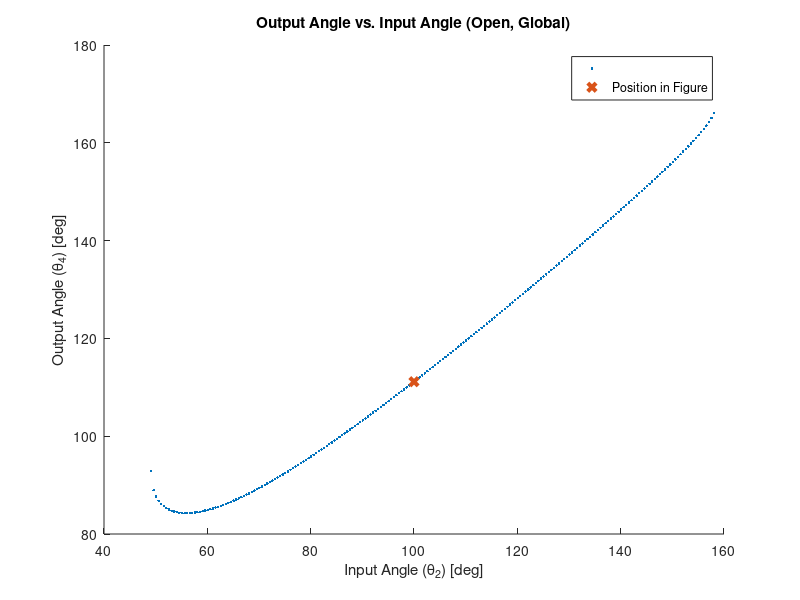
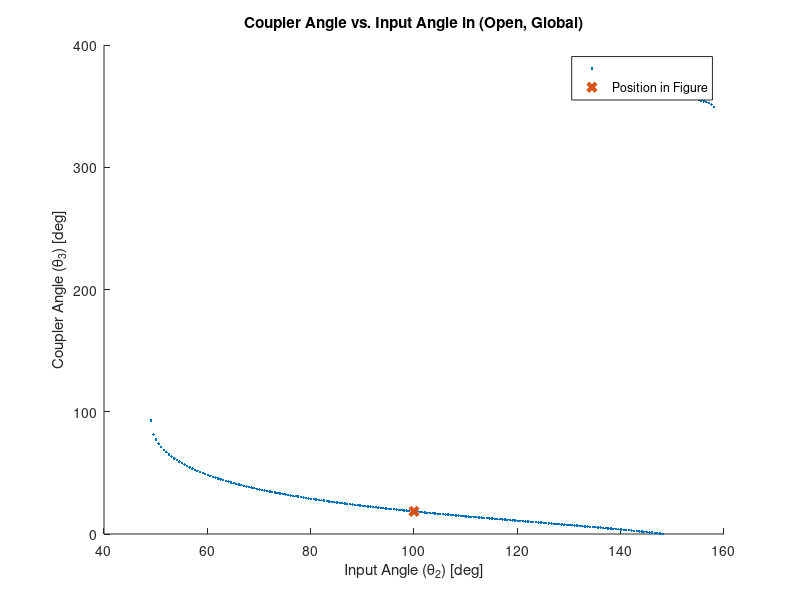
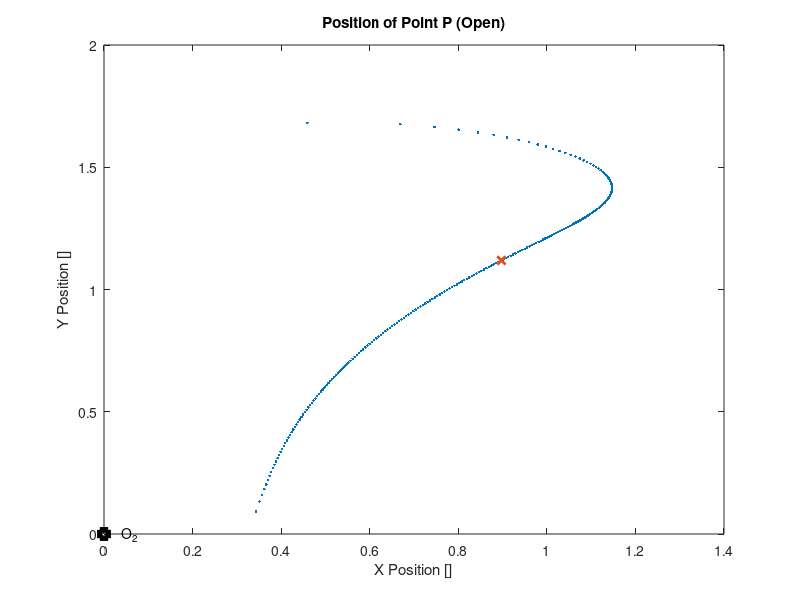
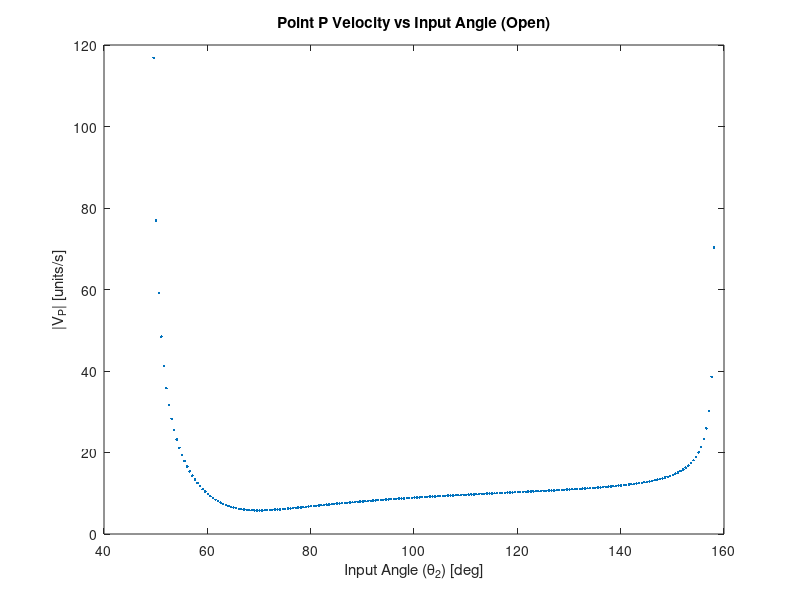

Source code (MATLAB) for these figures, in order:
%% ME480 Mechanism Solver
%Author: Michael Pagan
clc, clear, close all

%% Problem Type
%Select mechanism
crankslider = 0; %
slidercrank = 0; %
fourbar = 0; %
fourbar_to_crankslider = 0; %
slidercrank_to_fourbar = 0; %

%% 4 Bar Pin Joint Mechanism Parameters
% Link lengths
a = 0.785; %input (crank) length
b = 0.356; %coupler length
c = 0.95; %output length
d = 0.544; %ground length

% transform between local and global coordinates
theta1 = (0); %ccw angle from local +x axis to global X axis
     %local +x points from crank ground to ouput ground (O2 to O4)
     
% point of interest P on linkage
P_link = 'b'; %define which link the point is on: 'a' 'b' or 'c'
p = 1.09; %distance from link pin joint to desired point P (e.g. AP)
delta = 0; %fixed angle between selected link vector and point vector on 
                %link. e.g. angle between AB and AP. cw = negative
                
% position of mechanism shown in figure
theta2_fig_g = 100; %approximate theta 2 for determining configuration of 
                    %figure. Global system. Must be between 0-360 deg.
theta2_fig_l = theta2_fig_g + theta1;                    
theta3_fig_g = 20; %approximate theta 3 for determining configuration of 
                    %figure. Global system. Must be between 0-360 deg.
omega_2 = 100*2*pi/60; %input velocity

%Custom input range for crank in local coordinates
override_togs = 0; %change to 1 to use custom range
custom_input = theta2_fig_l; %specify custom range LOCAL coordinates

%% Crank-Slider Mechanism Parameters
% link lengths
a_cs = c; %crank-slider crank
b_cs = 5.40; %crank-slider coupler
c_cs = 0; %crank-slider offset: normal distance from O2_cs to slider dof

% define crank of crank-slider
fourbarlink_equivalent = 'c';
connection = 'p'; %end point of crank-slider crank link. e.g. if 4bar
                %precedes crank-slider and 4bar output is the cs input,'c'

theta3_cs_fig_g = 315; %approximate theta 3 of crank slider. 
                    %for determining configuration of figure
                    %Global system. Must be between 0-360 deg.
                    
%No edits must be made below this header%    
%%%%%%%%%%%%%%%%%%%%%%%%%%%%%%%%%%%%%%%%%%%%%%%%%%%%%%%%%%%%%%%%%%%%%%%%%%
%   _  _     ____          _____    _____ _____ _   _ 
%  | || |   |  _ \   /\   |  __ \  |  __ \_   _| \ | |
%  | || |_  | |_) | /  \  | |__) | | |__) || | |  \| |
%  |__   _| |  _ < / /\ \ |  _  /  |  ___/ | | | . ` |
%     | |   | |_) / ____ \| | \ \  | |    _| |_| |\  |
%     |_|   |____/_/    \_\_|  \_\ |_|   |_____|_| \_|
%%%%%%%%%%%%%%%%%%%%%%%%%%%%%%%%%%%%%%%%%%%%%%%%%%%%%%%%%%%%%%%%%%%%%%%%%%                                                   
%% Toggle Positions
% Grashof determination
links = [a,b,c,d];
grash = 0; %flag for grashof
if (max(links)+ min(links)) <= sum(links)-(max(links)+ min(links))
    disp('GRASHOF MECHANISM')
    grash = 1;
else
    disp('NON-GRASHOF MECHANISM')
end

% Determine toggle points
%Flags for number of toggles
Onetog = 0;
Twotog = 0;
Notog = 0;

% Test for NaN case
tog1_inards = (a^2+d^2-b^2-c^2)/(2*a*d)+b*c/(a*d);
tog2_inards = (a^2+d^2-b^2-c^2)/(2*a*d)-b*c/(a*d);

% Calculate the two toggle positions, in local coordinates
if xor((abs(tog1_inards) > 1), (abs(tog2_inards) > 1))
    %checks that ONLY one of the toggle equations is valid
    Onetog = 1; %flag that we have opposite/equal togs
    disp('EQUAL AND OPPOSITE TOGGLE POSITIONS')
    if abs(tog1_inards) < 1 %plus case is valid
        theta_tog1_l = (acosd(tog1_inards)); %plus
        theta_tog2_l = -theta_tog1_l;

    else %minus case is valid
        theta_tog2_l = (acosd(tog2_inards)); % minus
        theta_tog1_l = -theta_tog2_l;
    end
elseif (abs(tog1_inards) > 1) && (abs(tog2_inards) > 1) 
    %checks that NEITHER toggle equations are valid
    disp('NO TOGGLE POSITIONS')
    Notog = 1;
else %both toggle equations must be valid
    disp('TWO UNIQUE TOGGLE POSITIONS')
    Twotog = 1;
    theta_tog1_l = (acosd(tog1_inards)); % plus
    theta_tog2_l = (acosd(tog2_inards)); % minus
end
%create vector with original toggle points
togs_l = [theta_tog1_l, theta_tog2_l];

% create vector with positive toggle points
togs_l_pos = togs_l + 360.*(togs_l < 0);

% convert to global
togs_g = togs_l_pos - theta1;

%% Create input vector for current configuration
%determine if approximate theta 2 is between cw or ccw range of togs
if theta2_fig_l < max(togs_l_pos) && theta2_fig_g > min(togs_l_pos)
    toggle_dir = 1; %in this case the configuration lies in the ccw range
                    %of the toggle positions
else
    toggle_dir = 0; %else configuration must be in the cw range
end

%case for opposite and equal toggle angles. abs will be 0 to 180 deg
if override_togs > 0
    theta2l = custom_input;
    theta2g = theta2l - theta1;
else
    if Onetog
        % case for opposite and equal toggle angles
        if toggle_dir < 1 %from positive tog through +x axis to negative tog
            theta2l = flip(min(togs_l):0.5:max(togs_l)); %local
            theta2l = theta2l + 360.*(theta2l < 0);
        else % from positive tog through -x axis to negative tog
            theta2l = min(togs_l_pos):0.5:max(togs_l_pos); %local
        end

    elseif Twotog
        %case for two unique toggle points. togs will be [0 , 180] deg local
        % direction irrelevant bc range does not cross x axis
        theta2l = min(togs_l):0.5:max(togs_l); %local

    elseif grash
        %case for no toggle points. Input angle theta 2 can go 360 deg
        theta2l = 0:0.5:360;
        theta2g = theta2l;
    end
end

% convert local input range to global
if not(Notog)
    theta2g = theta2l - theta1;
    theta2g = theta2g + 360.*(theta2g < 0);
end

% Make all negative input angles positive
theta2l = theta2l + 360.*(theta2l < 0);

%% Calculated Parameters
k1 = d/a;
k2 = d/c;
k3 = (a^2-b^2+c^2+d^2)/(2*a*c);
k4 = d/b;
k5 = (c^2-d^2-a^2-b^2)/(2*a*b);

A = cosd(theta2l)-k1-k2*cosd(theta2l)+k3;
B = -2*sind(theta2l);
C = k1-(k2+1)*cosd(theta2l)+k3;
D = cosd(theta2l)-k1+k4*cosd(theta2l)+k5;
E = -2*sind(theta2l);
F = k1 + (k4-1)*cosd(theta2l)+k5;

%% Output Angle Theta 4

%OPEN CONFIGURATION
%calculate the open configuration output angle. "Minus" eq
%find and remove imaginary input arguments
Q_m4 = (-B-sqrt(B.^2-4*A.*C));
Q_m4(imag(Q_m4) ~= 0) = NaN;
%calculate the angle
theta4open_l = (2*atan2d(Q_m4, 2*A)); %local,
%convert to global. We only report output angles in global.
theta4open_g = theta4open_l - theta1;
%find and correct large and/or negative angles
for j = 1:2 %loop through twice for angles < -360
    theta4open_g = theta4open_g + 360.*(theta4open_g < 0);
end

%CLOSED CONFIGURATION
%calculate the closed configuration output angle. "Plus" eq
%find and remove imaginary input arguments
Q_p4 = (-B+sqrt(B.^2-4*A.*C));
Q_p4(imag(Q_p4) ~= 0) = NaN;
%calculate the angle
theta4closed_l = (2*atan2d(Q_p4,2*A));%local,
%convert to global
theta4closed_g = theta4closed_l - theta1;
%find and correct large and/or negative angles
for j = 1:2
    theta4closed_g = theta4closed_g + 360.*(theta4closed_g < 0);
end

%DEPICTED CONFIGURATION
%calculate D,E,F for the current position
A_fig = cosd(theta2_fig_l)-k1-k2*cosd(theta2_fig_l)+k3;
B_fig = -2*sind(theta2_fig_l);
C_fig = k1-(k2+1)*cosd(theta2_fig_l)+k3;
%calculate closed theta 3 for current position
theta4closed_fig_l = (2*atan2d(-B_fig+sqrt(B_fig.^2-4*A_fig.*C_fig),...
                                    2*A_fig)); %local, plus
%convert to global                  
theta4closed_fig_g = theta4closed_fig_l - theta1; 

%calculate open theta 3 for current position
theta4open_fig_l = 2*atan2d(-B_fig-sqrt(B_fig.^2-4*A_fig.*C_fig),...
                                    2*A_fig); %local, minus
%convert to global                    
theta4open_fig_g = theta4open_fig_l - theta1;

%make sure angles are 0-360
for k = 1:2
    theta4open_fig_g = theta4open_fig_g + 360.*(theta4open_fig_g < 0);
    theta4closed_fig_g = theta4closed_fig_g + 360.*(theta4closed_fig_g < 0);
end

%% Coupler Angle Theta 3

%OPEN CONFIGURATION
%calculate the open configuration coupler angle. "Minus case"
%find and remove imaginary input arguments
Q_m3 = (-E-sqrt(E.^2-4*D.*F));
Q_m3(imag(Q_m3) ~= 0) = NaN;
%calculate the angle
theta3open_l = (2*atan2d(Q_m3,2*D));%local, 
%convert to global
theta3open_g = theta3open_l - theta1;
%find and correct negative angles
for j = 1:2
    theta3open_g = theta3open_g + 360.*(theta3open_g < 0);
end

%CLOSED CONFIGURATION
%calculate the closed configuration coupler angle. "Plus case:"
%find and remove imaginary input arguments
Q_p3 = (-E+sqrt(E.^2-4*D.*F));
Q_p3(imag(Q_p3) ~= 0) = NaN;
%calculate the angle
theta3closed_l = (2*atan2d(Q_p3, 2*D)); %local, plus
%convert to global
theta3closed_g = theta3closed_l - theta1; %
for j = 1:2
    theta3closed_g = theta3closed_g + 360.*(theta3closed_g < 0);
end

%DEPICTED CONFIGURATION
%calculate current coupler angle in given figure based on estimated theta2
%calculate D,E,F for the current position
D_fig = cosd(theta2_fig_l)-k1+k4*cosd(theta2_fig_l)+k5;
E_fig = -2*sind(theta2_fig_l);
F_fig = k1 + (k4-1)*cosd(theta2_fig_l)+k5;
%calculate closed theta 3 for current position
theta3closed_fig_l = (2*atan2d((-E_fig+sqrt(E_fig.^2-4*D_fig.*F_fig)),...
                      2*D_fig)); %local, plus
%convert to global                  
theta3closed_fig_g = theta3closed_fig_l - theta1; 

%calculate open theta 3 for current position
theta3open_fig_l = (2*atan2d((-E_fig-sqrt(E_fig.^2-4*D_fig.*F_fig)),...
                        2*D_fig));%local, 
%convert to global                    
theta3open_fig_g = theta3open_fig_l - theta1;

%make sure angles are 0-360
for k = 1:2
    theta3open_fig_g = theta3open_fig_g + 360.*(theta3open_fig_g < 0);
    theta3closed_fig_g = theta3closed_fig_g + 360.*(theta3closed_fig_g < 0);
end

%% Determine Configuration of Depiction in Figure
%check if open or closed coupler angle is closer to visually-estimated
    %coupler angle in figure. Comparison of absolute differences
if abs(theta3open_fig_g-theta3_fig_g) > abs(theta3closed_fig_g-theta3_fig_g)
    disp('FIGURE DEPICTS THE CLOSED CONFIGURATION')
    % flags for open/closed
    closed = 1;
    open = 0;
    
    theta3current_fig_g = theta3closed_fig_g;
    theta4current_fig_g = theta4closed_fig_g;
    
    theta3g = theta3closed_g;
    theta4g = theta4closed_g;
else
    disp('FIGURE DEPICTS THE OPEN CONFIGURATION')
    % flags for open/closed
    open = 1;
    closed = 0; 
    
    theta3current_fig_g = theta3open_fig_g;
    theta4current_fig_g = theta4open_fig_g;
    
    theta3g = theta3open_g;
    theta4g = theta4open_g;
end

%ensure the angles are (0-360)
for k = 1:2
    theta3current_fig_g = theta3current_fig_g + 360.*(theta3current_fig_g < 0);
    theta3current_fig_g = theta3current_fig_g - 360.*(theta3current_fig_g > 360);
    theta4current_fig_g = theta4current_fig_g + 360.*(theta4current_fig_g < 0);
    theta4current_fig_g = theta4current_fig_g - 360.*(theta4current_fig_g > 360);
end

%% Print Relevant Values
if length(theta2g) == 1
    fprintf('For Theta2g = %.3f:\nTheta3g = %.3f\n',theta2g, theta3g)
    fprintf('Theta4g = %.3f\n\n', theta4g)
    fprintf('Angles shown in the figure:\nTheta2g_fig = %.3f:\n',...
        theta2_fig_g)
    fprintf('Theta3g_fig = %.3f\nTheta4g_fig = %.3f\n\n', ...
        theta3current_fig_g, theta4current_fig_g)
end

%% Plot Coupler and Output Angles
figure(1)
hold on
plot(theta2g, theta4g,'.')
xlabel('Input Angle (\theta_2) [deg]')
ylabel('Output Angle (\theta_4) [deg]')
plot(theta2_fig_g, theta4current_fig_g, 'x','linewidth',3)
legend( '', 'Position in Figure')
if open
    title('Output Angle vs. Input Angle (Open, Global)')
else
    title('Output Angle vs. Input Angle (Closed, Global)')
end

figure(2)
hold on
plot(theta2g, theta3g, '.');
xlabel('Input Angle (\theta_2) [deg]')
ylabel('Coupler Angle (\theta_3) [deg]')
plot(theta2_fig_g, theta3current_fig_g, 'x','linewidth',3)
legend('','Position in Figure')
if open
    title('Coupler Angle vs. Input Angle in (Open, Global)')
else
    title('Coupler Angle vs. Input Angle in (Closed, Global)')
end

%% Point P on Coupler
%find the vector P in global space. 
if P_link == 'a' %point P is on link a (input). Pinned at O2
    %find angle of  O2P
    thetaP_g = theta2g + delta;
    
    % P-> = AP-> relative to O2
    P = p*cosd(thetaP_g) + 1i*p*sind(thetaP_g);  
    
    %current position of point P
    thetaPcurrent_g = theta2_fig_g + delta;
    P_current = p*cosd(thetaPcurrent_g) + 1i*p*sind(thetaPcurrent_g);  
    
elseif P_link == 'b' %point P is on link b (coupler). Pinned at A
    %find angle of AP
    thetaP_g = theta3g + delta;
    
    %P-> = AB-> + BP-> relative to O2
    P = a*cosd(theta2g) + p*cosd(thetaP_g) + ...
        1i*(a*sind(theta2g) + p*sind(thetaP_g));
    
    %current position of point P
    thetaPcurrent_g = theta3current_fig_g + delta;
    P_current = a*cosd(theta2_fig_g) + p*cosd(thetaPcurrent_g) + ...
        1i*(a*sind(theta2_fig_g) + p*sind(thetaPcurrent_g));
    
elseif P_link == 'c' %point P is on link c (output)
    %find angle O4P
    thetaP_g = theta4g + delta;
                                       
    
    % P-> = O2P-> relative to O4
    P = p*cosd((thetaP_g)) + 1i*p*sind((thetaP_g));

    %current position of point P relative to O4
    thetaPcurrent_g = theta4current_fig_g + delta;
    P_current = p*cosd(thetaPcurrent_g) + 1i*p*sind(thetaPcurrent_g); 
    
else %point P link incorrectly defined
    disp('Incorrect definition of link for point P. Check  var ''P_link''')
end

Px = real(P);
Py = imag(P);
Px_current = real(P_current);
Py_current = imag(P_current);

%% Plot Position on Coupler

figure(4)
daspect([1 1 1]);
plot(Px, Py, '.')
xlabel('X Position []')
ylabel('Y Position []')

if open
    title('Position of Point P (Open)')
else
    title('Position of Point P (Closed)')
end

hold on
%plot current position of P
plot(Px_current, Py_current, 'x','linewidth',2)

%plot and label the origin
plot(0,0,'ks','linewidth', 4)
if P_link == 'b' || P_link == 'a' %O2 is at the origin
    text(.05*range([Px]),0, {'O_2'})
elseif P_link == 'c' %O4 is at origin
    text(.05*range([Px]),0, {'O_4'})
end

%% Velocity Analysis
omega_3 = a*omega_2/b .* (sind(theta4g-theta2g)./sind(theta3g-...
    theta4g));
omega_4 = a*omega_2/c .* (sind(-theta3g+theta2g)./sind(theta4g-...
    theta3g));

% filter out very high velocities
omega_3(abs(theta3g-theta4g) < 0.1) = NaN;
omega_4(abs(theta3g-theta4g) < 0.1) = NaN;

% velocity of A (crank end), is tangential to crank arc
VA_g = a*omega_2*(-sind(theta2g)+1i*cosd(theta2g));

% velocity of B relative to A
VBA_g = b*omega_3 .*(-sind(theta3g)+1i*cosd(theta3g));

% velocity of B, is tangential to output arc
VB_g = c*omega_4 .*(-sind(theta4g)+1i.*cosd(theta4g));

% velocity of P relative to A
VPA_g = p*omega_3 .* -sind(theta3g + delta) + 1i*p.*omega_3 ...
    .* cosd(theta3g+delta);
% velocity of P
VP_g = VA_g + VPA_g;

% velocity magnitudes
VA_mag = abs(VA_g);
VB_mag = abs(VB_g);
VP_mag = abs(VP_g);

%% Plot velocity
figure(5)
plot(theta2g, VP_mag, '.');
xlabel('Input Angle (\theta_2) [deg]')
ylabel('|V_P| [units/s]')

if open
    title('Point P Velocity vs Input Angle (Open)')
else
    title('Point P Velocity vs Input Angle (Closed)')
end

return
%%%%%%%%%%%%%%%%%%%%%%%%%%%%%%%%%%%%%%%%%%%%%%%%%%%%%%%%%%%%%%%%%%%%%%%%%%
%    _____ _____            _   _ _  __ _____ _      _____ _____  ______ 
%   / ____|  __ \     /\   | \ | | |/ // ____| |    |_   _|  __ \|  ____|
%  | |    | |__) |   /  \  |  \| | ' /| (___ | |      | | | |  | | |__   
%  | |    |  _  /   / /\ \ | . ` |  <  \___ \| |      | | | |  | |  __|  
%  | |____| | \ \  / ____ \| |\  | . \ ____) | |____ _| |_| |__| | |____ 
%   \_____|_|  \_\/_/    \_\_| \_|_|\_\_____/|______|_____|_____/|______|
%%%%%%%%%%%%%%%%%%%%%%%%%%%%%%%%%%%%%%%%%%%%%%%%%%%%%%%%%%%%%%%%%%%%%%%%%%                                                                       
%% Determine Configuration of Crank-Slider Mechanism

% find theta3cs open and closed for theta2cs_g, compare to theta3_cs_fig_g
% using absolute method again.




%% Velocity Analysis
theta2cs_g = thetaP_g;
% theta4cs_g, theta3cs_g



% assign crank-slider input as 4bar output if applicable
if fourbar_to_crankslider
    theta2cs_g = thetaP_g;
else %crank slider input
    theta2cs_g = 0:0.5:360; %there are no toggle positions for cs
end

theta3cs_closed_g = asind((a_cs*sind(theta2cs_closed_g)-c_cs)/b_cs);
d_cs_closed_g = a_cs*cosd(theta2cs_closed_g)-b_cs*cosd(theta3cs_closed_g);

theta3cs_open_g = asind(-(a_cs*sind(theta2cs_open_g)-c_cs)/b_cs)+180;
d_cs_open_g = a_cs*cosd(theta2cs_open_g)-b_cs*cosd(theta3cs_open_g);

%slider position must be >0 for this mechanism
d_cs_open_g(d_cs_open_g<0) = NaN;
d_cs_closed_g(d_cs_closed_g<0) = NaN;
%Plot the position of the slider
figure(6)
plot(d_cs_open_g, zeros(length(d_cs_open_g)),'.')
title('Slider Position')
xlabel('X Position [units]')
ylabel('Y Position [units]')
hold on
%Assuming pinned joint of crank is origin
plot(0,0,'ks','linewidth', 5)
daspect([1 1 1]);
text(.05*range(d_cs_open_g),0, {'O_2'})

%% Velocity of slider
omega2_cs = omega_4open;

omega3_cs_open = a_cs/b_cs * cosd(theta2cs_open_g)/cosd(theta3cs_open_g)...
    *omega2_cs;
omega3_cs_closed = a_cs/b_cs * cosd(theta2cs_closed_g)/cosd(theta3cs_closed_g)...
    *omega2_cs;

d_cs_dot_open = -a_cs*omega2_cs.*sind(theta2cs_open_g)+b_cs*omega3_cs_open...
    .*sind(theta3cs_open_g);
d_cs_dot_closed = -a_cs*omega2_cs.*sind(theta2cs_closed_g)+b_cs*omega3_cs_closed...
    .*sind(theta3cs_closed_g);

figure(7)
plot(theta2g, d_cs_dot_open, '.');
title('Slider Velocity vs Input Angle (Global)')
xlabel('Input Angle (\theta_2) [deg]')
ylabel('V_C [units/s]')
